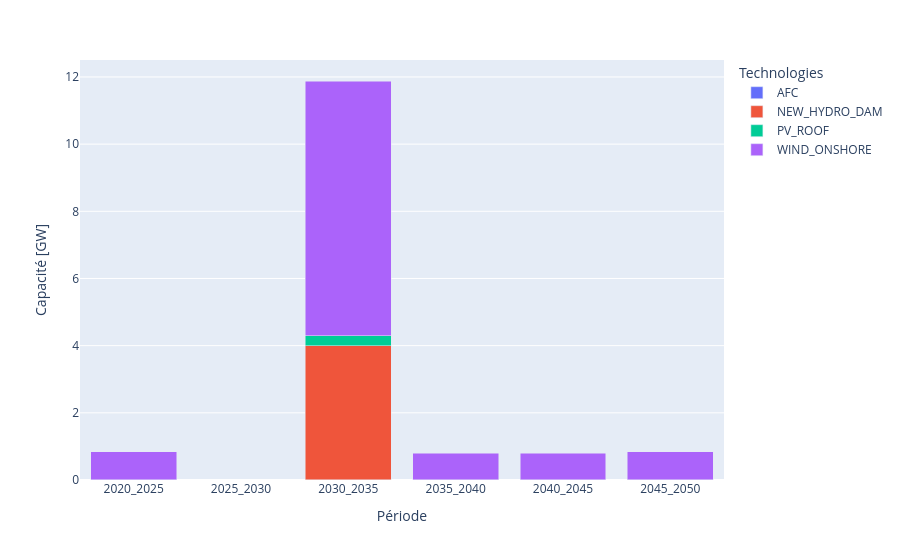

Here is the notebook cell this chart was saved with:
### Code cell
df_plot = pd.DataFrame(
    {period: results['F_new'].loc[period].loc[elec_techs_positive].squeeze() for period in periods},
    index=elec_techs_positive
)

df_melted = df_plot.T.reset_index().rename(columns={'index': 'Période'}).melt(
    id_vars='Période', var_name='Technologies', value_name='Capacité'
)

fig = px.bar(df_melted, x='Période', y='Capacité', color='Technologies', barmode='stack')
fig.update_layout(xaxis_title='Période', yaxis_title='Capacité [GW]')
fig.show()

### Figure 1 — Plotly figure (JSON) as saved in the notebook; plotly's stock layout.template omitted (floating-point values rounded to 4 significant figures)
{"data": [{"hovertemplate": "Technologies=AFC<br>Période=%{x}<br>Capacité=%{y}<extra></extra>", "legendgroup": "AFC", "marker": {"color": "#636efa", "pattern": {"shape": ""}}, "name": "AFC", "orientation": "v", "showlegend": true, "textposition": "auto", "type": "bar", "x": ["2020_2025", "2025_2030", "2030_2035", "2035_2040", "2040_2045", "2045_2050"], "xaxis": "x", "y": [0.0, 0.0, 0.000246, 0.0, 0.004113, 0.0], "yaxis": "y"}, {"hovertemplate": "Technologies=NEW_HYDRO_DAM<br>Période=%{x}<br>Capacité=%{y}<extra></extra>", "legendgroup": "NEW_HYDRO_DAM", "marker": {"color": "#EF553B", "pattern": {"shape": ""}}, "name": "NEW_HYDRO_DAM", "orientation": "v", "showlegend": true, "textposition": "auto", "type": "bar", "x": ["2020_2025", "2025_2030", "2030_2035", "2035_2040", "2040_2045", "2045_2050"], "xaxis": "x", "y": [0.0, 0.0, 4.0, 0.0, 0.0, 0.0], "yaxis": "y"}, {"hovertemplate": "Technologies=PV_ROOF<br>Période=%{x}<br>Capacité=%{y}<extra></extra>", "legendgroup": "PV_ROOF", "marker": {"color": "#00cc96", "pattern": {"shape": ""}}, "name": "PV_ROOF", "orientation": "v", "showlegend": true, "textposition": "auto", "type": "bar", "x": ["2020_2025", "2025_2030", "2030_2035", "2035_2040", "2040_2045", "2045_2050"], "xaxis": "x", "y": [0.00236, 0.0, 0.2929, 0.00236, 0.00236, 0.00236], "yaxis": "y"}, {"hovertemplate": "Technologies=WIND_ONSHORE<br>Période=%{x}<br>Capacité=%{y}<extra></extra>", "legendgroup": "WIND_ONSHORE", "marker": {"color": "#ab63fa", "pattern": {"shape": ""}}, "name": "WIND_ONSHORE", "orientation": "v", "showlegend": true, "textposition": "auto", "type": "bar", "x": ["2020_2025", "2025_2030", "2030_2035", "2035_2040", "2040_2045", "2045_2050"], "xaxis": "x", "y": [0.8352, 0.0, 7.586, 0.7892, 0.7892, 0.8352], "yaxis": "y"}], "layout": {"barmode": "stack", "legend": {"title": {"text": "Technologies"}, "tracegroupgap": 0}, "margin": {"t": 60}, "xaxis": {"anchor": "y", "domain": [0, 1], "title": {"text": "Période"}}, "yaxis": {"anchor": "x", "domain": [0, 1], "title": {"text": "Capacité [GW]"}}}}
